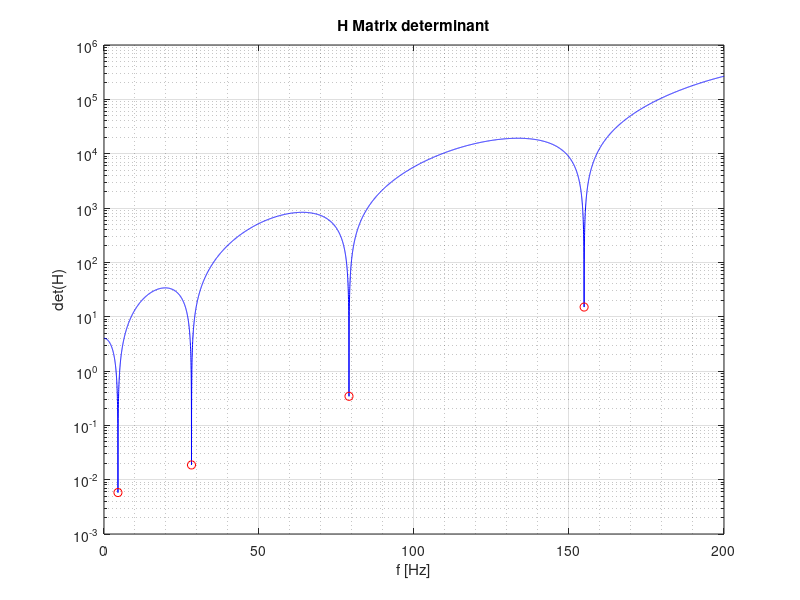
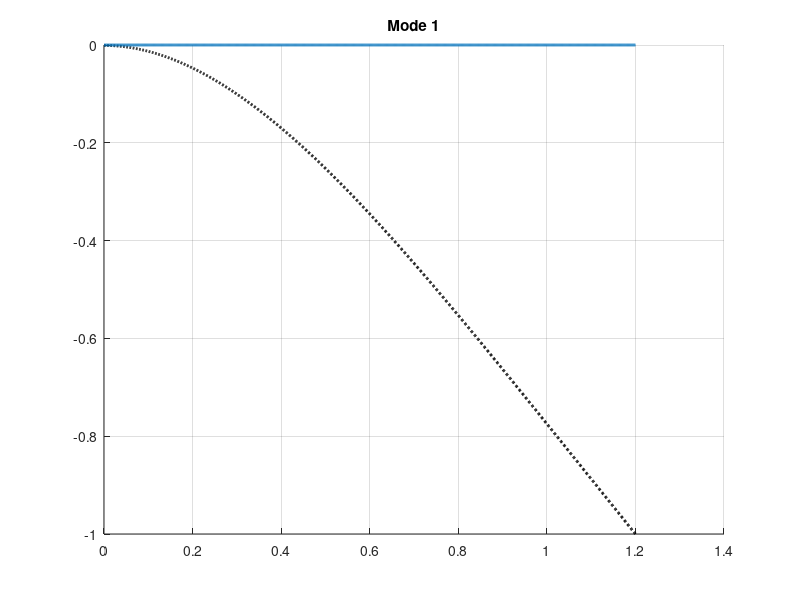

Recreate these plots in MATLAB, in order. (Note: this script raises an error after producing the figures.)
clear all
close all
clc

%% BEAM
%% Definition of the mechanical properties of the system

h = 0.008;               % thickness [m]
b = 0.04;                % width [m]
rho = 2700;             % density [kg/^3]
L = 1.2;                % beam length [m]  
E = 68e9;               % Young Modulus [Pa]
J = b*h^3/12;           % Inertia moment [m^4]
V = L*b*h;              % volume [m^3]
M = rho*V;
m = M/L; % mass [Kg]
xsi = 0.01;             % smorzamento adimensionale

% Setting the frequency range
fmax=200;                        %[Hz]
% resolutions
n_points = 10000; 
% create frequency vectors
f=linspace(0,fmax,n_points);    % [Hz]
omega=2*pi*f;                   %[rad/s]
% Setting the space domain along the beam
x=linspace(0,L,n_points);

%% Calculation
% Building the matrix of the coefficients from the BCs for a cantilever
% beam
H=@(omega) [            1                                   0                               1                               0    ;
                        0                                   1                               0                               1    ;
              -cos(L*(m*omega^2/(E*J))^(1/4))        -sin(L*(m*omega^2/(E*J))^(1/4))            cosh(L*(m*omega^2/(E*J))^(1/4))             sinh(L*(m*omega^2/(E*J))^(1/4));
              sin(L*(m*omega^2/(E*J))^(1/4))         -cos(L*(m*omega^2/(E*J))^(1/4))            sinh(L*(m*omega^2/(E*J))^(1/4))             cosh(L*(m*omega^2/(E*J))^(1/4));];

% inizializzo il vettore dove inserirò il valore del determinante
dets = zeros(length(omega),1);
% calculate H matrix determinant in the frequency range
for i=1:length(omega)
    dets(i)=det(H(omega(i)));
end

% plot determinant
figure, box on
semilogy(f,abs(dets),'-b')
hold on;
grid on;
grid minor;
ylabel('det(H)');
xlabel('f [Hz]');
title("H Matrix determinant")


%% Imposing that the determinant is null
% inizializzo il vettore dove metto gli indici per cui si annulla il
% determinate (frequenze proprie)
i_nat=[];
% trovo i minimi locali del determinante e salvo gli indici in i_nat
for i=2:length(dets)-1
    if abs(dets(i)) < abs(dets(i-1)) && abs(dets(i)) < abs(dets(i+1))
        i_nat(end+1)=i;
    end
end
% stampo a schermo le frequenze proprie
fprintf('Natural frequencies [Hz]:\n ');
disp(f(i_nat));
% aggiungo nel plot precedente dei pallini dove ho le frequenze proprie
plot(f(i_nat),abs(dets(i_nat)),'or')

%% Solving the reduced system
% Ora sappiamo i valori di omega (frequenze proprie) per cui il sistema è singolare, 
% quindi possiamo risolvere il sistema ridotto per trovare i modi.

% inizializzo la matrice dove in ogni colonna metterò i modi per diverse
% frequenze proprie
C_hat = zeros(4, length(i_nat)); 

% Salvo i valori dei coefficienti quando omega è pari alla frequenza
% propria (in pratica salvo i modi) nella matrice C_hat
for i_mode = 1:length(i_nat)
    % trovo omega0 (frequenza propria)
    omega_i = omega(i_nat(i_mode));
    
    % calcolo la matrice H quando omega = omega_i (frequenza propria)
    Hi = H(omega_i);
    
    % estraggo la parte ridotta della matrice Hi (2:4, 2:4)
    Hi_hat = Hi(2:4, 2:4);  % 3x3 matrix
    Ei_hat = Hi(2:4, 1);    % 3x1 vector
    
    % Risolvo il sistema Hi_hat * Ci_hat = -Ei_hat
    % Trovo i modi di vibrazione per la frequenza propria
    Ci_hat = [1; -Hi_hat\Ei_hat];  % Il primo componente è 1 e gli altri sono risolti
    
    % Salvo il vettore dei modi nella matrice C_hat
    C_hat(:, i_mode) = Ci_hat;
end

%% Modal shapes computation
% Distretizzo l'asse della lunghezza della trave
x = linspace(0, L, 1000);  % vettore di lunghezza della trave
dx = x(2);  % distanza fra i punti

% Calcolo dei modi per ogni frequenza propria
phi = zeros(length(i_nat), length(x));  % inizializzo la matrice dei modi
for i_mode = 1:length(i_nat)
    omega_i = omega(i_nat(i_mode));  % Frequenza propria
    gamma_i = (L * m * omega_i^2 / (E * J))^(1/4);  % parametro di vibrazione gamma_i
    
    % Calcolo del modo di vibrazione per ogni punto dell'asse x
    phi(i_mode, :) = C_hat(1, i_mode) * cos(gamma_i * x) ...
                    + C_hat(2, i_mode) * sin(gamma_i * x) ...
                    + C_hat(3, i_mode) * cosh(gamma_i * x) ...
                    + C_hat(4, i_mode) * sinh(gamma_i * x);
end

% Normalizzo i modi per far sì che il massimo valore sia 1
normaliz = max(abs(phi), [], 2);  % Normalizzo per ciascun modo (per ogni riga)
phi = phi ./ normaliz;  % Normalizzazione dei modi

% Se vuoi normalizzare ogni modo separatamente per avere il primo valore pari a 1:
% phi = phi ./ phi(:,1);  % Normalizza ogni modo rispetto al primo valore



%% Animation
% Seleziona il modo di cui vuoi fare l'animazione
mode = 1;

% Se i colori non sono definiti, possiamo crearne uno
colors_p = lines(length(i_nat));  % Usa una palette di colori predefiniti

figure, hold on, grid on
title(['Mode ', num2str(mode)])
plot(x, phi(mode,:), ':k', 'LineWidth', 2)
h1 = plot(x, zeros(size(x)), 'LineWidth', 2, 'color', colors_p(mode, :));

% Crea l'animazione
for t = linspace(0, 5 / f(i_nat(mode)), 400)
    if ishandle(h1)
        % Calcola la forma modale oscillante nel tempo (sinusoidale)
        w1 = phi(mode,:) * cos(omega(i_nat(mode)) * t);  % oscillazione coseno
        h1.YData = w1;  % Aggiorna i dati Y della curva
        pause(0.005)  % Pausa per il frame dell'animazione
    else
        return
    end
end

%% Transfer Function

% posizione acceleroemtro
xj = 0.2; %[m]
% posizione martellata
xk = 1.2; %[m]

% Trova l'indice di xj nel vettore x
[~, pos_xj] = min(abs(x - xj));

% Trova l'indice di xk nel vettore x
[~, pos_xk] = min(abs(x - xk));

% modal mass vector initialization
modal_mass = zeros(1,length(i_nat));

% modal mass calculation for every mode
for i = 1:length(i_nat)
    modal_mass(i,1) = m * trapz(phi(i,:).^2,x);
end

% omega vector
w = f * 2 * pi;

% transfer function initialization
FRF = zeros(1,length(w));

% transfer function calculation
for k = 1:length(w)
    FRF(k) = 0; % inizializza a zero
    for i = 1:length(i_nat)
        FRF(k) = FRF(k) + ( ( phi(i,pos_xj) * phi(i,pos_xk) ) / modal_mass(i) ) / ...
                     ( -w(k)^2 + 2i * xsi * w(k) * omega(i_nat(i)) + omega(i_nat(i))^2 );
    end
end

%% FRF plot 
% Calcolo ampiezza e fase della FRF
FRF_amp = abs(FRF);             % modulo
FRF_phase = angle(FRF);         % fase in radianti

% Crea la figura con due subplot
figure;

% ---- Ampiezza (semilogaritmica) ----
subplot(2,1,1);
semilogy(f, FRF_amp, 'b', 'LineWidth', 2);
grid on;
xlabel('Frequenza [Hz]');
ylabel('|G(j\omega)|');
title('Funzione di Trasferimento - Ampiezza');
xlim([0 max(f)]);

% ---- Fase ----
subplot(2,1,2);
plot(f, FRF_phase, 'r', 'LineWidth', 2);
grid on;
xlabel('Frequenza [Hz]');
ylabel('Fase [rad]');
title('Funzione di Trasferimento - Fase');
xlim([0 max(f)]);

%% Export FRF (numero complesso) con nome file in base alla posizione

% Posizione accelerometro e martellata
xj = 0.2;  % [m]
xk = 1.2;  % [m]

% Crea la cartella "Results" se non esiste
if ~exist('Results', 'dir')
    mkdir('Results');
end

% Determina nome file in base alle posizioni
if abs(xj - xk) < 1e-6  % tolleranza per confronti floating point
    suffix = sprintf('collocata_in_%.2fm', xj);
else
    suffix = sprintf('xj_%.2fm_xk_%.2fm', xj, xk);
end

% Sostituisci il punto con la virgola nel nome file (opzionale, stile EU)
suffix = strrep(suffix, '.', ',');

% Crea una matrice con frequenza [Hz], parte reale e parte immaginaria
FRF_data = [f.' real(FRF).' imag(FRF).'];

% Percorsi completi dei file
csv_path = fullfile('Results', ['FRF_export_' suffix '.csv']);
mat_path = fullfile('Results', ['FRF_export_' suffix '.mat']);

% Salva su file CSV
writematrix(FRF_data, csv_path);

% Salva anche su file .mat (mantiene il numero complesso)
save(mat_path, 'f', 'FRF');

% Messaggio di conferma
disp(['FRF esportata in: ', csv_path, ' e ', mat_path]);
